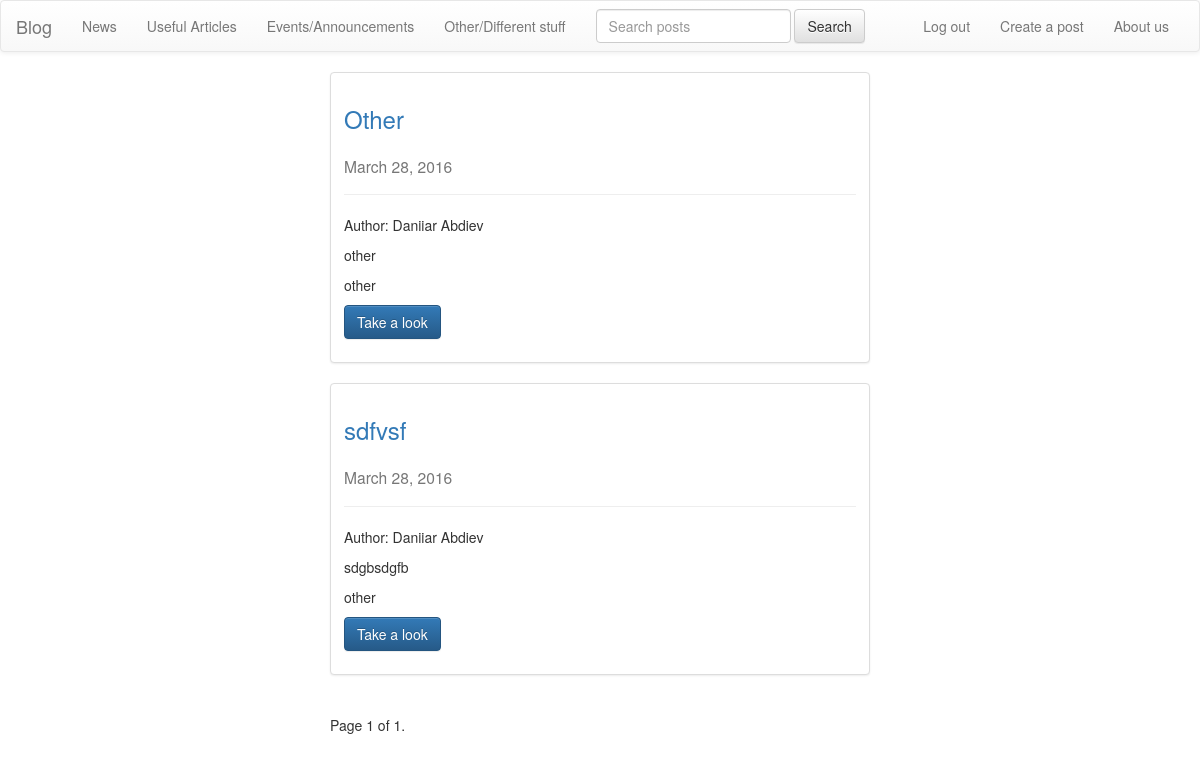
The app's page /posts/other/ (signed in), older data.
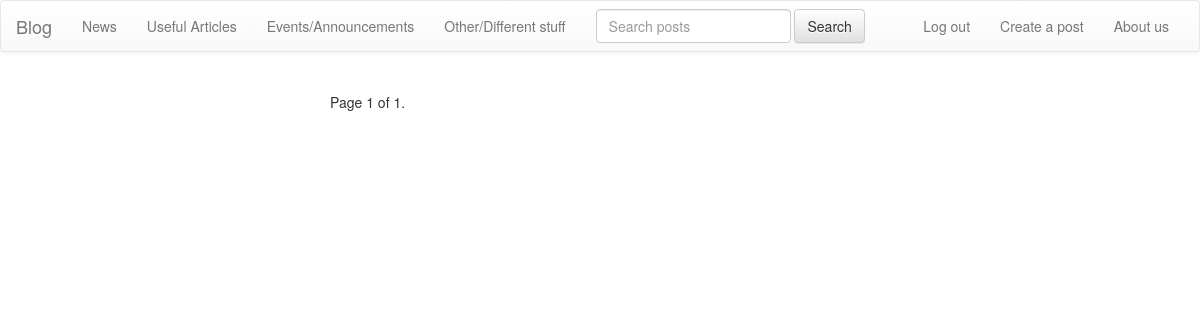
The same page, newer data.
### posts/models.py (models this page shows, shortened)
class Post(models.Model):
    user = models.ForeignKey(settings.AUTH_USER_MODEL, default=1)
    title = models.CharField(max_length=120)
    slug = models.SlugField(unique=True)
    image = models.ImageField(upload_to=upload_location,
                              null=True, blank=True,
                              width_field="width_field",
                              height_field="height_field")
    height_field = models.IntegerField(default=0)
    width_field = models.IntegerField(default=0)
    content = models.TextField()
    category = models.CharField(choices=categories, default="list", max_length=120)
    draft = models.BooleanField(default=False)
    publish = models.DateField(auto_now=False, auto_now_add=True)
    updated = models.DateTimeField(auto_now=True, auto_now_add=False)
    timestamp = models.DateTimeField(auto_now=False, auto_now_add=True)
    objects = PostManager()
    def get_absolute_url(self):
        return reverse("posts:detail", kwargs={"slug": self.slug})

### posts/views.py (the view)
def post_other(request):
    x = PostView()
    return x.universal_view('blog/post_other.html', 'other', request)

### posts/models.py (called while the page is built)
    def active(self):
        return super(PostManager, self).filter(draft=False).filter(publish__lte=timezone.now())

### templates/blog/post_other.html (shortened to what this page needs)
{% extends "base.html"%}
{% block content %}
<div class="col-sm-6 col-sm-offset-3">
    {% for object in object_list %}
    <div class="row">
    <div class="col-sm-12">
        <div class="thumbnail">
      <div class="caption">
        <h3><a href="{{object.get_absolute_url}}">{{object.title}}</a><br><br><small>{{object.publish}}</small></h3>
          <hr/>
          {% if object.user.get_full_name%}
          <p>
            Author: {{object.user.get_full_name}}
           </p>
          {%endif%}
          <p>{{object.content | linebreaks| truncatechars:120}}</p>
          <p>{{object.category}}</p>
        <p><a href="{{object.get_absolute_url}}" class="btn btn-primary" role="button">Take a look</a></p>
      </div>
        </div>
    </div>
        </div>
    {% endfor %}
<div class="pagination">
    <span class="step-links">
        <span class="current">
            Page {{ object_list.number }} of {{ object_list.paginator.num_pages }}.
        </span>
    </span>
</div>
    </div>
{% endblock content %}

Row changes from the older to the newer data that the page shows:
removed Post: title "Other", publish "March 28, 2016", user.get_full_name "Daniiar Abdiev", content "other", category "other"
removed Post: title "sdfvsf", publish "March 28, 2016", user.get_full_name "Daniiar Abdiev", content "sdgbsdgfb", category "other"
